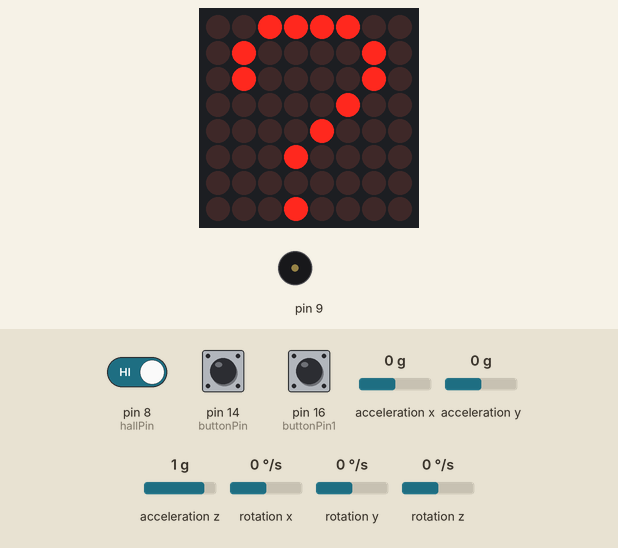
This sketch was run on a simulated Arduino Uno, built with avr-gcc and run on an emulated ATmega328P. On the bench: 8×8 LED matrix, buzzer (waves = sounding). Inputs (shaded band) come from the test bench; at power-on: pin 14 (buttonPin) HIGH, pin 8 (hallPin) HIGH, pin 16 (buttonPin1) HIGH, acceleration x 0 g, acceleration y 0 g, acceleration z 1 g, rotation x 0 °/s, rotation y 0 °/s, rotation z 0 °/s. Random numbers use the default seed unless the sketch sets one; what the sketch prints to the serial monitor is not drawn.

Above: at 2.1 s.
2.2 s: pin 14 (buttonPin) pulled LOW for 0.15 s
At 2.39 s:
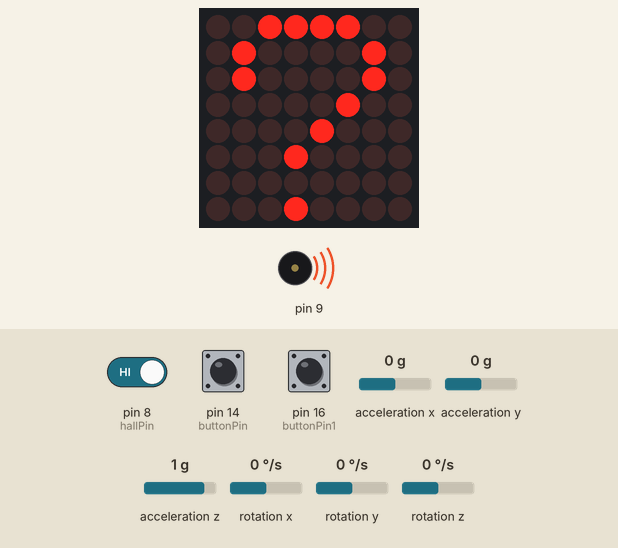
3.9 s: pin 8 (hallPin) driven LOW
At 5.1 s:
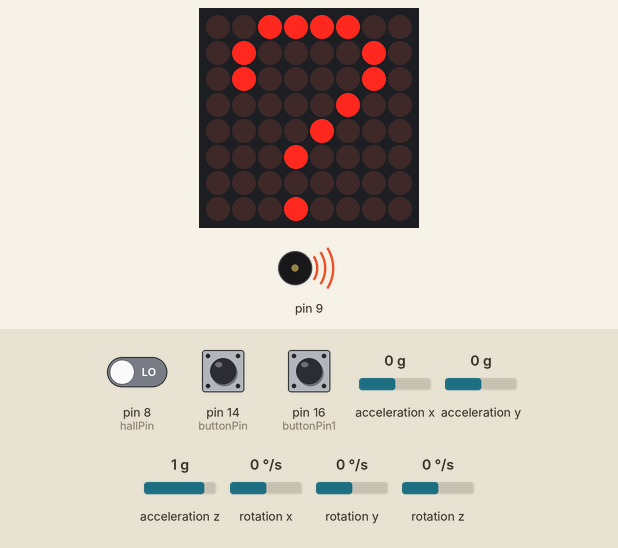
5.4 s: pin 8 (hallPin) driven HIGH
At 6.4 s:
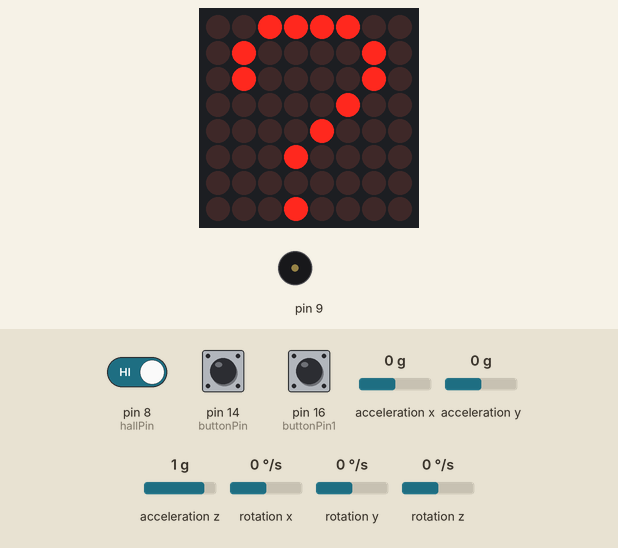
Timing chart, 0 to 8.4 s (numbered marks = the images above; inputs shaded):
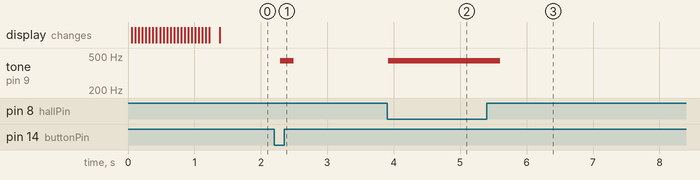

The sketch:

dice.ino
```cpp
// ----------------------
// Left button - pin 16
// Right button - pin 14
// Speaker - pin 9
// Hall effect - pin 8
// ----------------------
// Hat pins, right to left
// GND
// VCC
// SCL
// SDA
// PIN 6
// PIN 10
// ----------------------

// LED matrix
#include <Wire.h>
#include "Adafruit_LEDBackpack.h"
#include "Adafruit_GFX.h"
Adafruit_8x8matrix matrix = Adafruit_8x8matrix();

// Accelerometer
#include "I2Cdev.h"
#include "MPU6050.h"
MPU6050 accelgyro;
int16_t ax, ay, az;
int16_t gx, gy, gz;
#define OUTPUT_READABLE_ACCELGYRO

// Hall effect sensor
const int hallPin = 8; // the number of the hall effect sensor pin
int hallState = 0; // variable for reading the hall sensor status

// Button right
const int buttonPin = 14; // the number of the pushbutton pin
int buttonState; // the current reading from the input pin
int lastButtonState = LOW; // the previous reading from the input pin
long lastDebounceTime = 0; // the last time the output pin was toggled
long debounceDelay = 50; // the debounce time; increase if the output flickers

// Button left
const int buttonPin1 = 16; // the number of the pushbutton pin
int buttonState1; // the current reading from the input pin
int lastButtonState1 = LOW; // the previous reading from the input pin
long lastDebounceTime1 = 0; // the last time the output pin was toggled
long debounceDelay1 = 50; // the debounce time; increase if the output flickers

long randNumber;

// Boolean
boolean warmUpText = true;
boolean warmUpMode = true;

void setup() {
  Serial.begin(9600);

  accelgyro.initialize();
  matrix.begin(0x70);  // pass in the address

  pinMode(hallPin, INPUT);

  pinMode(buttonPin, INPUT_PULLUP);
  pinMode(buttonPin1, INPUT_PULLUP);

  randomSeed(analogRead(0));
}

static const uint8_t PROGMEM

  question[] =
  { B00111100,
    B01000010,
    B01000010,
    B00000100,
    B00001000,
    B00010000,
    B00000000,
    B00010000 };

void loop() {

  hallState = digitalRead(hallPin);
  int reading = digitalRead(buttonPin);
  int reading1 = digitalRead(buttonPin1);

  if (warmUpMode == true)
  {

    while (warmUpText == true)
    {
      matrix.setTextSize(1);
      matrix.setTextWrap(false);  // we dont want text to wrap so it scrolls nicely
      matrix.setTextColor(LED_ON);

      for (int8_t x=0; x>=-25; x--)
      {
        matrix.clear(); // Clear screen
        matrix.setCursor(x,0);
        matrix.print("Dice");
        matrix.writeDisplay(); // write the changes we just made to the display
        delay(50);
        if (x == -25)
        {
          warmUpText = false;
        }
      }
    matrix.clear();
    matrix.setRotation(0); // Rotate to the on back
    matrix.drawBitmap(0, 0, question, 8, 8, LED_ON);
    matrix.writeDisplay();
    }
  }

  accelgyro.getMotion6(&ax, &ay, &az, &gx, &gy, &gz);
//    Serial.print("Z ");Serial.println(az);
//    Serial.print("X "); Serial.print(ax); Serial.print("\t");
//    Serial.print("Y "); Serial.print(ay); Serial.print("\t");
    Serial.println(gx); Serial.print("\t");
    Serial.print(gy); Serial.print("\t");
    Serial.println(gz);

  if(30000 <= gx || 30000  <= gz || -30000 >= gx || -30000 >= gz)
  {
    matrix.clear();
    matrix.setRotation(0); // Rotate to the on back
    matrix.drawBitmap(0, 0, question, 8, 8, LED_ON);
    matrix.writeDisplay();
    randNumber = random(1, 7);
    delay(500);
  }

    Serial.println(randNumber);

    if (randNumber == 1)
    {
      Serial.println("1");

      matrix.setTextSize(1);
      matrix.setTextColor(LED_ON);
      matrix.clear();
      matrix.setCursor(1,0);
      matrix.print("1");
      matrix.writeDisplay();
    }

    if (randNumber == 2)
    {
      Serial.println("2");

      matrix.setTextSize(1);
      matrix.setTextColor(LED_ON);
      matrix.clear();
      matrix.setCursor(1,0);
      matrix.print("2");
      matrix.writeDisplay();
    }

    if (randNumber == 3)
    {
      Serial.println("3");

      matrix.setTextSize(1);
      matrix.setTextColor(LED_ON);
      matrix.clear();
      matrix.setCursor(1,0);
      matrix.print("3");
      matrix.writeDisplay();
    }

    if (randNumber == 4)
    {
      Serial.println("4");

      matrix.setTextSize(1);
      matrix.setTextColor(LED_ON);
      matrix.clear();
      matrix.setCursor(1,0);
      matrix.print("4");
      matrix.writeDisplay();
    }

    if (randNumber == 5)
    {
      Serial.println("5");

      matrix.setTextSize(1);
      matrix.setTextColor(LED_ON);
      matrix.clear();
      matrix.setCursor(1,0);
      matrix.print("5");
      matrix.writeDisplay();
    }

    if (randNumber == 6)
    {
      Serial.println("6");

      matrix.setTextSize(1);
      matrix.setTextColor(LED_ON);
      matrix.clear();
      matrix.setCursor(1,0);
      matrix.print("6");
      matrix.writeDisplay();
    }

  if (hallState == LOW)
  {
    noTone(9);
    tone(9, 440, 200); // Pin number, tone, duration
  }
  else
  {
  }

  if (reading != lastButtonState) {
      // reset the debouncing timer
      lastDebounceTime = millis();
    }

    if ((millis() - lastDebounceTime) > debounceDelay) {
      // whatever the reading is at, it's been there for longer
      // than the debounce delay, so take it as the actual current state:

      // if the button state has changed:
      if (reading != buttonState) {
        buttonState = reading;

        if (buttonState == LOW) {
          Serial.println("pressed");
          noTone(9);
          tone(9, 440, 200); // Pin number, tone, duration
        }
      }
    }

    lastButtonState = reading; // save the reading.  Next time through the loop,

  if (reading1 != lastButtonState1) {
      // reset the debouncing timer
      lastDebounceTime1 = millis();
    }

    if ((millis() - lastDebounceTime1) > debounceDelay1) {
      // whatever the reading is at, it's been there for longer
      // than the debounce delay, so take it as the actual current state:

      // if the button state has changed:
      if (reading1 != buttonState1) {
        buttonState1 = reading1;

        if (buttonState1 == LOW) {
          Serial.println("pressed");
          noTone(9);
          tone(9, 440, 200); // Pin number, tone, duration
        }
      }
    }

    lastButtonState1 = reading1; // save the reading.  Next time through the loop,
}
```

Measured:
- after the input at 2.2 s, tone on pin 9: silent → 440 Hz after 0.09 s, → silent 0.20 s later
- after the input at 3.9 s, tone on pin 9: silent → 440 Hz at once
- after the input at 5.4 s, tone on pin 9: 440 Hz → silent after 0.20 s
